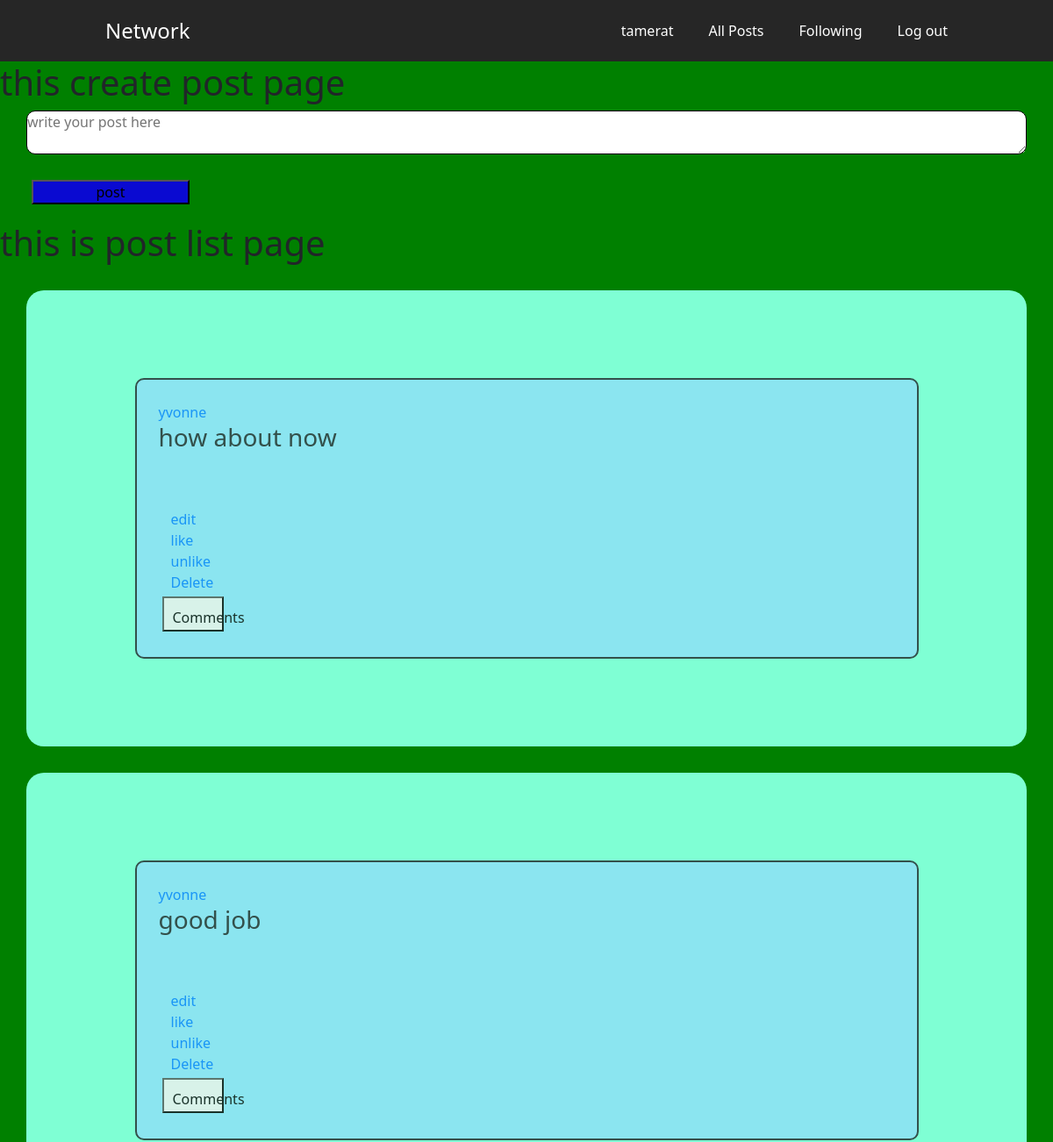
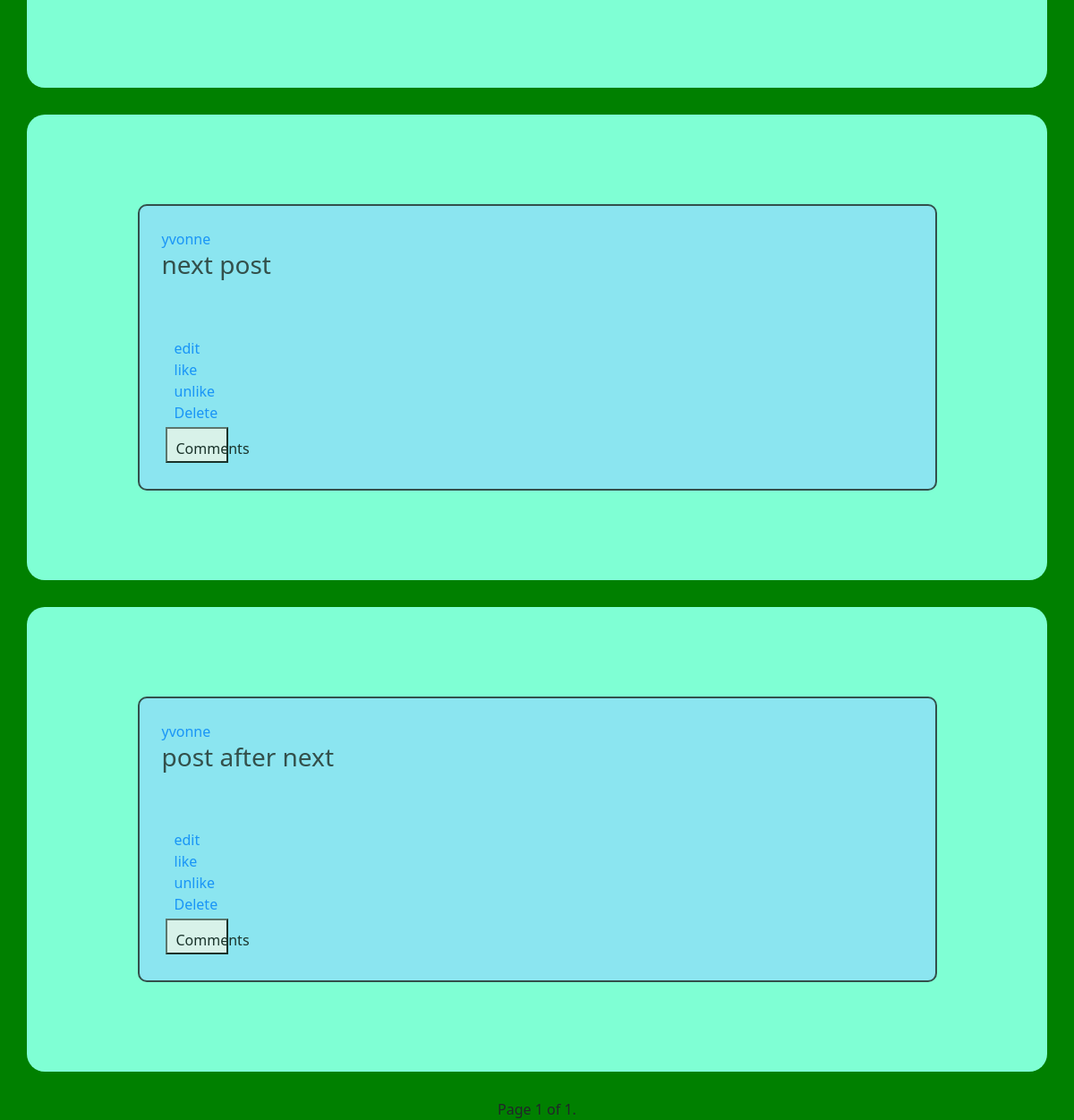
/ (signed in), run on the app's committed database (2 pictures, top to bottom).
### network/models.py (models this page shows, shortened)
class User(AbstractUser):
    pass

class Posts(models.Model):
    user=models.ForeignKey(User,on_delete=models.CASCADE)
    text_field=models.CharField(max_length=5000)
    likes=models.IntegerField(default=0)
    date_created_on=models.DateField(auto_now=True)

### network/views.py (the view)
# urls.py: path("", views.index, name="index"),
def index(request):
    posts = Posts.objects.all()  # fetching all post objects from database
    p = Paginator(posts, 4)  # creating a paginator object
    page_number = request.GET.get('page')
    try:
        page_obj = p.get_page(page_number)  # returns the desired page object
    except PageNotAnInteger:
        page_obj = p.page(1)
    except EmptyPage:
        page_obj = p.page(p.num_pages)
    context = {'page_obj': page_obj}
    return render(request, 'network/index.html', context)

### network/templates/network/index.html (shortened to what this page needs)
{% extends "network/layout.html" %}
{% load static %}
{% block body %}
<div id="create_post_div">
 <h1>this create post page</h1>
     <form id="post-form">
          <textarea name="text_field" id="textarea"  placeholder="write your post here"></textarea> <br>
          <button id="form_button" type="submit">post</button>
     </form>
</div>
<div id="post_lister">
  <h1>this is post list page</h1>
  {% for post in page_obj %}
 <div id="all_posts">
              <div id="post_list">
                      <a data-profile="{{user.id}}" id="username-link" href="">{{post.user.username}}</a> <br>
                      <h3>{{post.text_field}} </h3> <br>
                      <h3>{{post.date_created_On}} </h3> <br>
                      <a data-ID="{{post.id}}" id="btn-edit" href="">edit</a>
                      <div id="count-div"> <a data-ID="{{post.id}}" id="btn-like" href=""> like</a> <div id="like-image"></div></div>
                      <a data-ID="{{post.id}}" id="btn-unlike" href=""> unlike</a><br>
                      <a data-ID="{{post.id}}" id="btn-delete" href=""> Delete</a><br>
                      <button data-id="{{post.id}}" id="btn-comment">Comments</button>
              </div>
</div>
{% endfor %}
<center>
<div>
  <span>
    <span>
      Page {{ page_obj.number }} of {{ page_obj.paginator.num_pages }}.
    </span>
  </span>
</div>
</center>
</div>
{% endblock %}

### network/templates/network/layout.html (shortened to what this page needs)
{% load static %}
<!DOCTYPE html>
<html lang="en">
    <head>
        <link rel="stylesheet" href="https://stackpath.bootstrapcdn.com/bootstrap/4.4.1/css/bootstrap.min.css">
        <link href="{% static 'network/styles.css' %}" rel="stylesheet">
    </head>
    <body>
        <div class="nav-bar">
            <div class="nav-container">
                <div class="brand">
                    <a href="#">Network</a>
                </div>
                <nav>
                    <ul class="nav-list">
                        {% if user.is_authenticated %}
                        <li><a id="username" href="#">{{ user.username }}</a></li>
                        <li><a id="posts" href="">All Posts</a>
                        <li><a id="following_url" href="">Following</a>
                        <li><a href="{% url 'logout' %}">Log out</a>
                        {% else %}
                        <li><a href="{% url 'login' %}">Log In</a>
                        <li><a href="{% url 'register' %}">Register</a></li>
                        {% endif %}
                    </ul>
                </nav>
            </div>
        </div>
        <div class="body">
            {% block body %}
            {% endblock %}
        </div>
    </body>
</html>

### network/static/network/styles.css (style rules this page uses)
#form_button { background-color:rgb(85, 85, 114); }
#textarea { display: flex; flex-direction: row; flex-wrap: nowrap; justify-content: flex-start; align-items: stretch; align-content: stretch; width:40% }
#post_list { background-color:green; border: 10px solid; padding: 25px; width:90%; }

### network/templates/network/layout.html (style rules this page uses)
body { background-color: green; }
#form_button { background-color:rgb(10, 10, 209); margin-left: 3%; margin-top: 0px; margin-bottom:20px; width:15%; }
#textarea { display: flex; flex-direction: row; flex-wrap: nowrap; justify-content: flex-start; align-items: stretch; align-content: stretch; width:95%; margin:auto; margin-bottom: 5px; border: 1px solid; border-radius: 10px; }
#post_list,#post_list-1, #user-following { background-color:rgb(142, 223, 248); border: 2px solid; padding: 25px; width:95%; margin: auto; border-radius: 10px; opacity:0.8; }
* { margin: 0; padding: 0; font-family: Segoe UI; }
.nav-bar { height: 70px; background: #262626; }
.brand { float: left; position: absolute; padding-left: 20px; line-height: 70px; font-size: 1.5em; }
.brand a { text-decoration: none; color: white; }
.nav-container { max-width: 1000px; margin: 0 auto; }
nav { float: right; }
nav ul { list-style: none; }
nav ul li { float: left; position: relative; }
nav ul li a { display: block; padding: 0 20px; line-height: 70px; background: #262626; text-decoration: none; color: #fff; }
@media screen and (min-width: 799px) { .nav-list { display: block !important; } }
#post-div,#post-follow, #div0 , #all_posts { display: flex; flex-direction: column; flex-wrap: nowrap; justify-content: flex-start; align-items: stretch; align-content: stretch; position: relative; padding: 100px; border-radius: 4px solid; background-color: aquamarine; width: 95%; margin: 30px; border-radius: 20px ; }
#btn-edit, #btn-delete, #btn-like, #btn-unlike,#btn-comment,#id1,#id2,#id3 { padding: 10px; margin: 4px; width: 70px; height: 40px; }

### data on the page
User: username "tamerat"
Posts: user.username "yvonne", text_field "how about now"
Posts: user.username "yvonne", text_field "good job"
Posts: user.username "yvonne", text_field "next post"
Posts: user.username "yvonne", text_field "post after next"

### other printed values
{{ page_obj.number }} "1"
{{ page_obj.paginator.num_pages }} "1"
